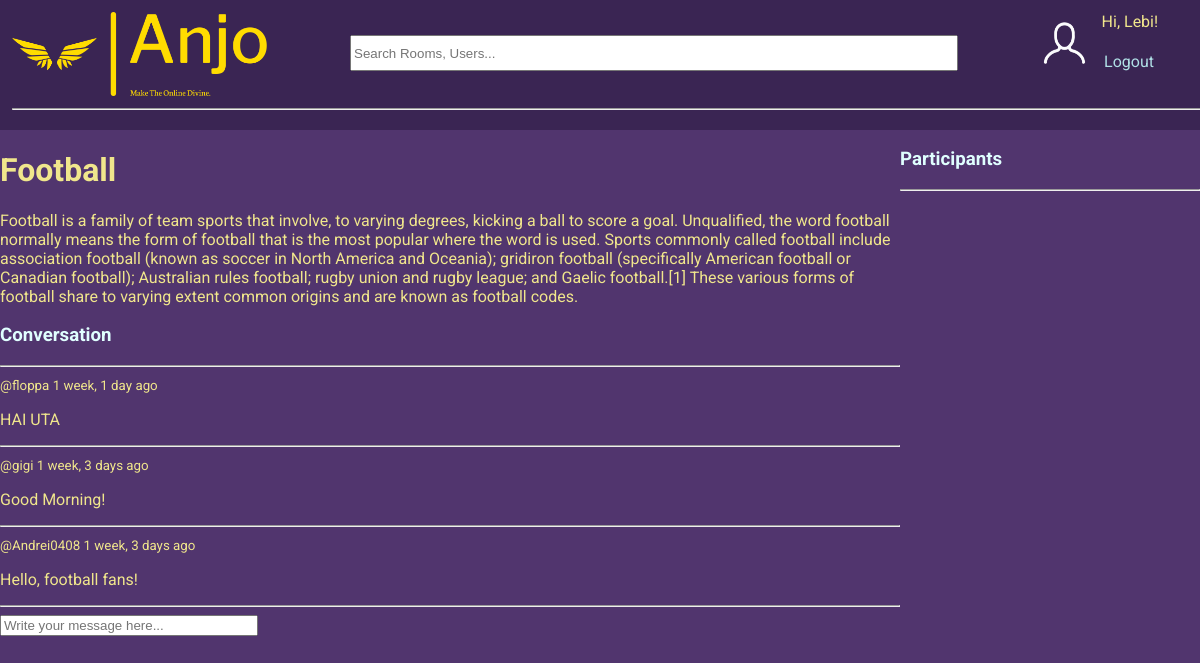
Screenshot of /room/1/ (signed in) with the database file from the repository.
### base/models.py (models this page shows, shortened)
class Room(models.Model):
    host = models.ForeignKey(User, on_delete=models.SET_NULL, null=True)
    topic = models.ForeignKey(Topic, on_delete=models.SET_NULL, null=True)
    name = models.CharField(max_length=200)
    description = models.TextField(null=True, blank=True)
    participants = models.ManyToManyField(User, related_name='participants', blank=True) # the users currently active in the room
    updated = models.DateTimeField(auto_now=True)
    created = models.DateTimeField(auto_now_add=True)
    class Meta:
        ordering = ['-updated', '-created'] # newest updated item should come first

class Message(models.Model):
    user = models.ForeignKey(User, on_delete=models.CASCADE) # on delete -> CASCADE = delete all children
    room = models.ForeignKey(Room, on_delete=models.CASCADE)
    body = models.TextField()
    updated = models.DateTimeField(auto_now=True)
    created = models.DateTimeField(auto_now_add=True)
    class Meta:
        ordering = ['-updated', '-created'] # newest updated item should come first

### base/views.py (the view, shortened to what this page needs)
# urls.py: path('room/<str:pk>/', views.room, name="room"),
def room(request, pk):
    room = Room.objects.get(id=pk)
    room_messages = room.message_set.all().order_by('-created')
    participants = room.participants.all()
    context = {'room': room, 'room_messages': room_messages, 'participants': participants}
    return render(request, 'base/room.html', context)

### base/templates/base/room.html (shortened to what this page needs)
{% extends 'main.html' %}
{% block content %}
<div class="room-container">
    <div>
        <h1>{{room.name}}</h1>
        <p>{{ room.description }}</p>
        <div class="comment-wrapper">
            <h3>Conversation</h3>
            <hr>
            {% for message in room_messages %}
                <div>
                    <small>@{{message.user}} {{message.created|timesince}} ago</small>
                    <p>{{message.body}}</p>
                    <hr>
                </div>
            {% endfor %}
        </div>
        {% if request.user.is_authenticated %}
        <div class="comment-form">
            <form method="POST" action="">
                <input id="message-box" type="text" name="body" placeholder="Write your message here..."> <style> #message-box{ width: 250px; } </style>
            </form>
        </div>
        {% endif %}
    </div>
    <div>
        <h3>Participants</h3>
        <hr>
    </div>
</div>
{% endblock content %}

### templates/navbar.html
{% load static %}
<nav>
    <div class="container-fluid">
        <div class="row" id="topnav">
            <ul>
                <li>
                    <a href="/"><img id="logo" src="{% static 'images\logo-no-background.png' %}" alt=""></a>
                </li>
                <li>
                    <form method="GET" action="{% url 'home' %}">
                        <input id="searchbar" type="text" name="q" placeholder="Search Rooms, Users..." />
                    </form>
                </li>
                {% if request.user.is_authenticated %}
                <li style="float: right;">
                    Hi, {{ request.user.username }}!
                    <a  style="position: relative; top: 40px; right: 58px;" href="{% url 'logout' %}" style="float: right; padding-right: 20px;" >Logout</a>
                </li>
                <li style="float: right;">
                    <form action="{% url 'user-profile' user.id %}">
                        <input type="image" class="input-image" id="input-image-user-profile" src="{% static 'images\user-profile.png' %}">
                    </form>
                </li>
                {% else %}
                <li style="float: right;">
                    You are not logged in!
                    <a style="position: relative; top: 35px; right: 156px;" href="{% url 'login' %}">Login</a>
                </li>
                {% endif %}
                <hr>
            </ul>
        </div>
    </div>
</nav>

### static/css/main.css (style rules this page uses)
:root { font-family: 'Roboto','Franklin Gothic Medium', 'Arial Narrow', Arial, sans-serif; }
body { background-color: rgb(81, 53, 110); color: khaki; margin: 0; width: 100vw; height: 100vh; max-width: 100%; overflow-x: hidden; }
form { display: inline; }
#input-image-user-profile { width: 75px; height: auto; margin-top: 5px; vertical-align: middle; float: inline-end; }
ul li { display: inline-block; }
h3 { color: lightcyan; }
#topnav ul { list-style-type: none; margin: 0; margin-left: auto; background-color: rgba(6, 3, 21, 0.297); padding: 1%; display:inline-block; width: 100%; }
#logo { width: 255px; height: auto; }
#searchbar { width: 600px; height: 30px; position: absolute; top: 35px; left: 350px; }
a { text-decoration: none; }
a:link { color: powderblue; }

### base/templates/base/room.html (style rules this page uses)
.room-container { display: grid; grid-template-columns: 3fr 1fr; }
#message-box { width: 250px; }

### rows the page displays
Room: name "Football", description "Football is a family of team sports that involve, to varying degrees, kicking a ball to score a goal. Unqualified, the word football normally means the form of football that is the most popular where the word is used. Sports commonly called football include association football (known as soccer in North America and Oceania); gridiron football (specifically American football or Canadian football); Australian rules football; rugby union and rugby league; and Gaelic football.[1] These various forms of football share to varying extent common origins and are known as football codes."
Message: user "floppa", created "1 week, 1 day", body "HAI UTA"
Message: user "gigi", created "1 week, 3 days", body "Good Morning!"
Message: user "Andrei0408", created "1 week, 3 days", body "Hello, football fans!"

### other values shown
{{ request.user.username }} "Lebi"
